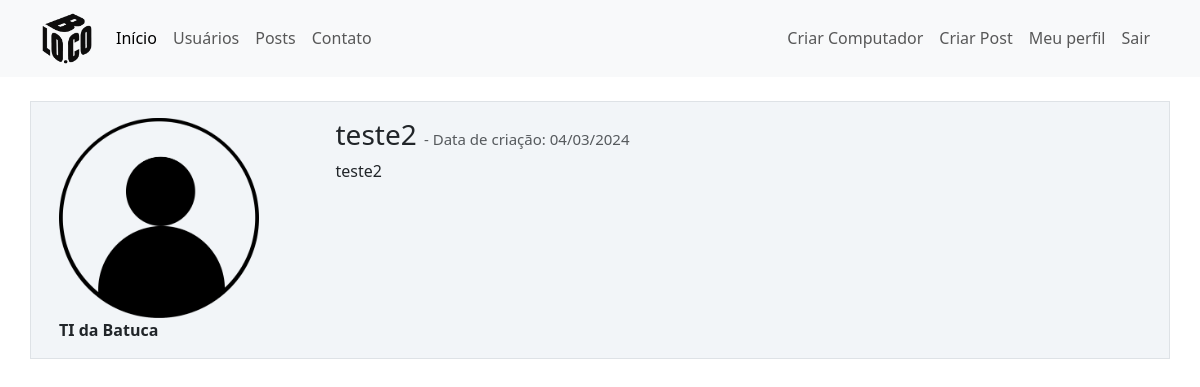
/post/1 (signed in), run on the app's committed database.
### organizacaocomputadores/models.py (models this page shows, shortened)
class Usuario(database.Model, UserMixin):
    id = database.Column(database.Integer, primary_key=True)
    username = database.Column(database.String(50), nullable=False)
    email = database.Column(database.String(120), unique=True, nullable=False)
    senha = database.Column(database.String(60), nullable=False)
    foto_perfil = database.Column(database.String(20), nullable=False, default='default.jpg')
    computadores = database.relationship('Computador', backref='autor', lazy=True)
    posts = database.relationship('Post', backref='autor', lazy=True)

class Post(database.Model):
    id = database.Column(database.Integer, primary_key=True)
    titulo = database.Column(database.String(100), nullable=False)
    corpo = database.Column(database.Text, nullable=False)
    data_criacao = database.Column(database.DateTime, nullable=False, default=datetime.utcnow)
    id_usuario = database.Column(database.Integer, database.ForeignKey('usuario.id'), nullable=False)

### organizacaocomputadores/routes.py (the view)
@app.route('/post/<post_id>' , methods=['GET', 'POST'])
@login_required
def exibir_post(post_id):
    post = Post.query.get(post_id)
    if current_user == post.autor:
        form = FormCriarPost()
        if request.method == 'GET':
            form.titulo.data=post.titulo
            form.corpo.data = post.corpo
        elif form.validate_on_submit():
            post.titulo = form.titulo.data
            post.corpo = form.corpo.data
            database.session.commit()
            flash('Post atualizado com sucesso!', 'alert-success')
            return redirect(url_for('posts'))
    else:
        form = None
    return render_template('post.html', post=post, form=form)

### organizacaocomputadores/models.py (called while the page is built)
@login_manager.user_loader
def load_usuario(id_usuario):
    return Usuario.query.get(int(id_usuario))

### organizacaocomputadores/templates/post.html (shortened to what this page needs)
{% extends 'base.html' %}
{% block body %}
<div class="container mt-3">
    <div class="row border mt-4 p-3 meupost">
        <div class="col col-3">
            <div class="image pe-2"><img
                    src="{{ url_for('static', filename='fotos_perfil/{}'.format(post.autor.foto_perfil)) }}"
                    class="rounded" width="200"></div>
            <strong>{{ post.autor.username }}</strong>
        </div>
        <div class="col col-9">
            <h3>{{ post.titulo }}
                <small class="text-muted data"> - Data de criação: {{ post.data_criacao.strftime('%d/%m/%Y') }}
                </small>
            </h3>
            <p>{{ post.corpo }}</p>
        </div>
    </div>
</div>
{% endblock %}

### organizacaocomputadores/static/main.css (style rules this page uses)
.meupost { background: #f2f5f8 !important; }
.data { font-size:15px }

### data on the page
Usuario: foto_perfil (placeholder picture), autor.username "TI da Batuca"
Post: titulo "teste2", data_criacao "04/03/2024", corpo "teste2"
